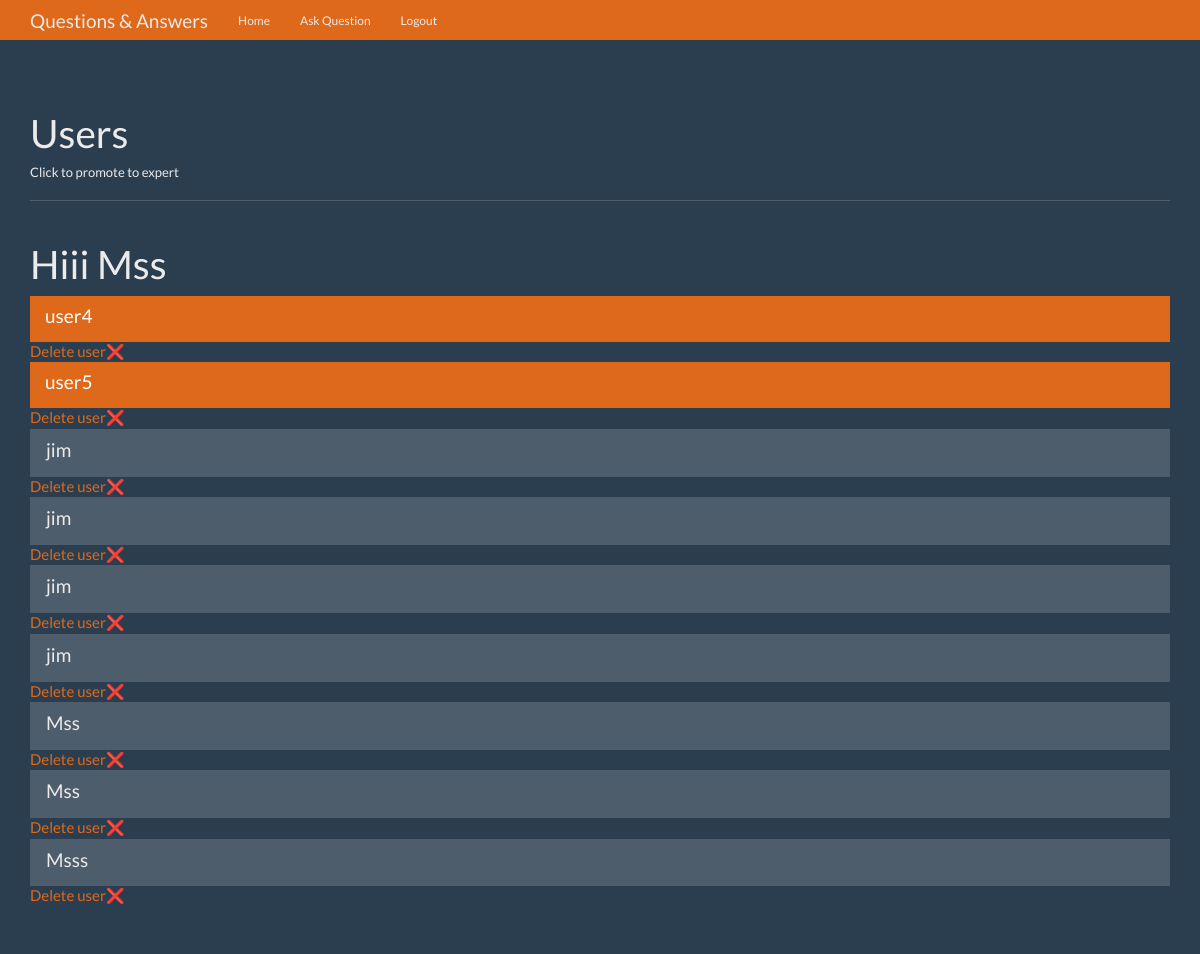
The app's page /users (signed in), older data.
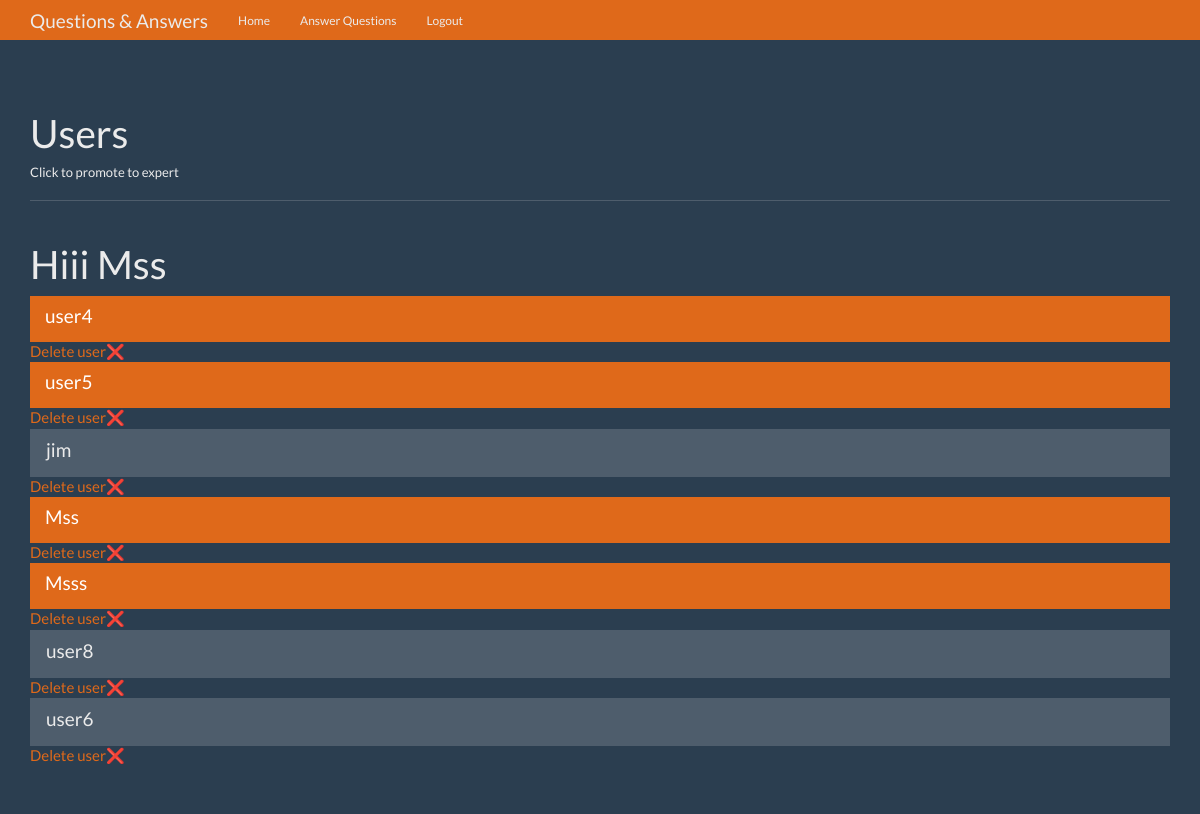
The same page, newer data.
### tables this page shows
CREATE TABLE User (
id integer primary key autoincrement,
name text not null,
password text not null,
expert boolean not null,
admin boolean not null
);

### app.py (the view)
@app.route('/users')
def users():
    user = get_current_user()
    db = get_db()
    cur = db.execute('select id, name, expert from user where admin =?', [0])
    users = cur.fetchall()
    return render_template('users.html', users=users, user=user)

### app.py (called while the page is built)
def get_current_user():
    user_result = None
    if 'user' in session:
        user = session['user']
        db = connect_db()
        user_query = db.execute(
            'select id, name, password, expert, admin from user where name =?', [user])
        user_result = user_query.fetchone()
    return user_result

### database.py (called while the page is built)
def connect_db():
    sql = sqlite3.connect('data.db')
    sql.row_factory = sqlite3.Row
    return sql

def get_db():
    if not hasattr(g, 'sqlite3'):
        g.sqlite_db = connect_db()
    return g.sqlite_db

### templates/users.html (shortened to what this page needs)
{%extends 'base.html'%} {%from 'macro.html' import links%}  {%block nav%}{%endblock%} {%block body%}
<div class="page-header">
  <h1>Users</h1>
  <h6>Click to promote to expert</h6>
</div>
<div class="row">
  <div class="col-lg-12">
    <div class="list-group">
      {%if user%}
      <h1>Hiii {{user.name}}</h1>
      {% for user_on in users %}
      <a
        href="{{ url_for('change_status',user_id=user_on.id) }}"
        class="list-group-item {% if user_on.expert %} active {% endif %}"
      >
        <h4 class="list-group-item-heading">{{ user_on.name }}</h4>
        <a href="{{ url_for('delete_user',user_id=user_on.id) }}"
          >Delete user❌</a
        >
      </a>
      {% endfor %} {%endif%}
    </div>
  </div>
  {%endblock%}

### templates/base.html (shortened to what this page needs)
{%from 'macro.html' import links%}
<!DOCTYPE html>
<html lang="en">
  <head>
    <link
      href="{{ url_for('static', filename='bootstrap.min.css') }}"
      rel="stylesheet"
    />
    <link
      href="{{ url_for('static', filename='theme.css') }}"
      rel="stylesheet"
    />
  </head>
  <body>
    <nav class="navbar navbar-inverse navbar-fixed-top">
      <div class="container">
        <div class="navbar-header">
          <a class="navbar-brand" href="#">Questions & Answers</a>
        </div>
        <div id="navbar" class="navbar-collapse collapse">{{links(user)}}</div>
      </div>
    </nav>
    <div class="container theme-showcase" role="main">
      {%block body%}{%endblock%}
    </div>
  </body>
</html>

### templates/macro.html (shortened to what this page needs)
{%macro links(user)%}
<ul class="nav navbar-nav">
  <li><a href="{{ url_for('home') }}">Home</a></li>
   {%if user%} {%if not user.expert and not user.admin%}
  <li><a href="{{ url_for('ask') }}">Ask Question</a></li>
  {%endif%} {%if user.expert%}
  <li><a href="{{ url_for('unanswered') }}">Answer Questions</a></li>
  {%endif%}
  <li><a href="{{ url_for('logout') }}">Logout</a></li>
  {%endif%}
</ul>
{%endmacro%}

### static/theme.css (style rules this page uses)
body { padding-top: 70px; padding-bottom: 30px; }

Row changes from the older to the newer data that the page shows:
removed User: name "jim"
removed User: name "jim"
removed User: name "jim"
removed User: name "Mss"
changed User "Mss": expert False → True (drawn)
changed User "Msss": expert False → True (drawn)
added User: name "user8"
added User: name "user6"
Text that changed along with them:
text no longer shown: "Ask Question"
text now shown: "Answer Questions"
